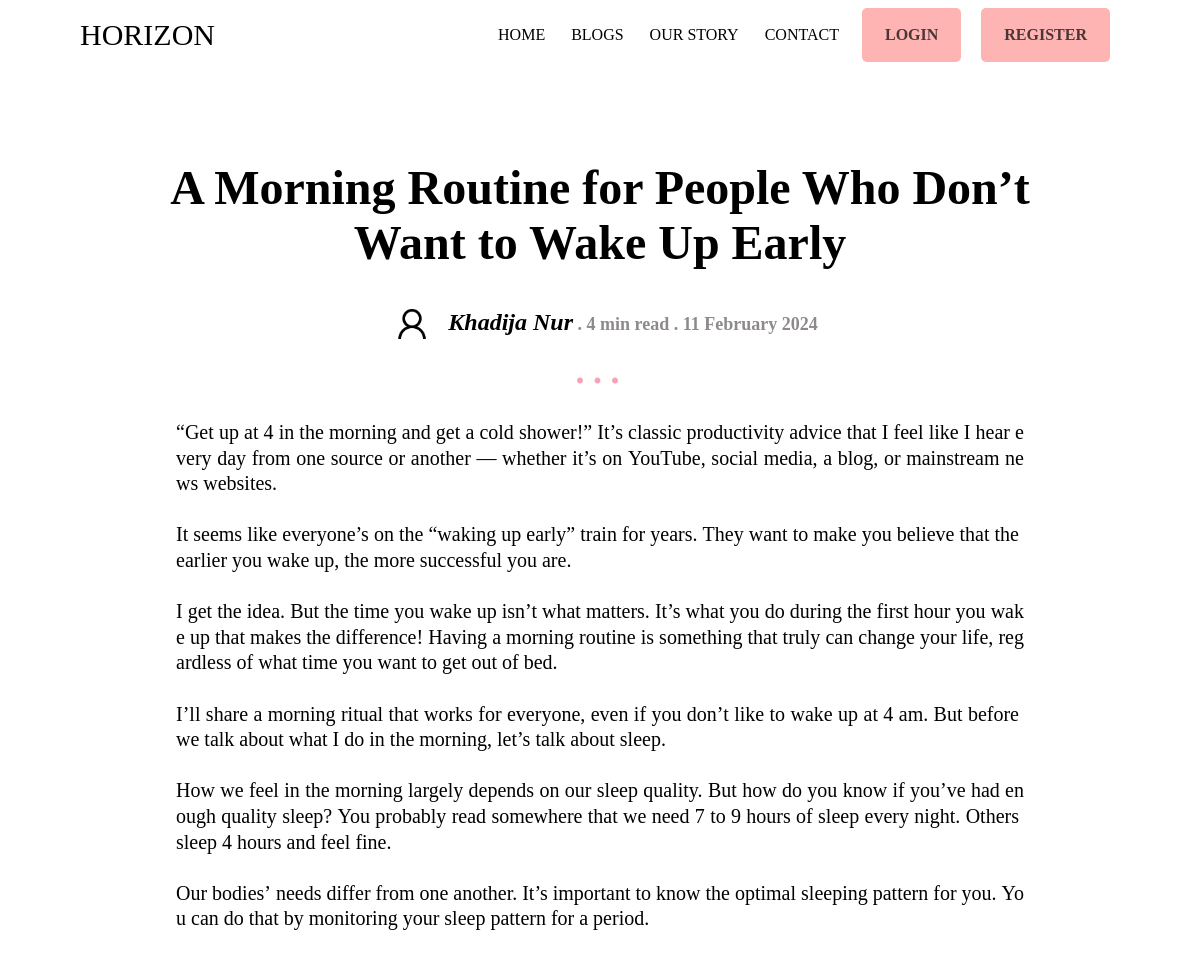
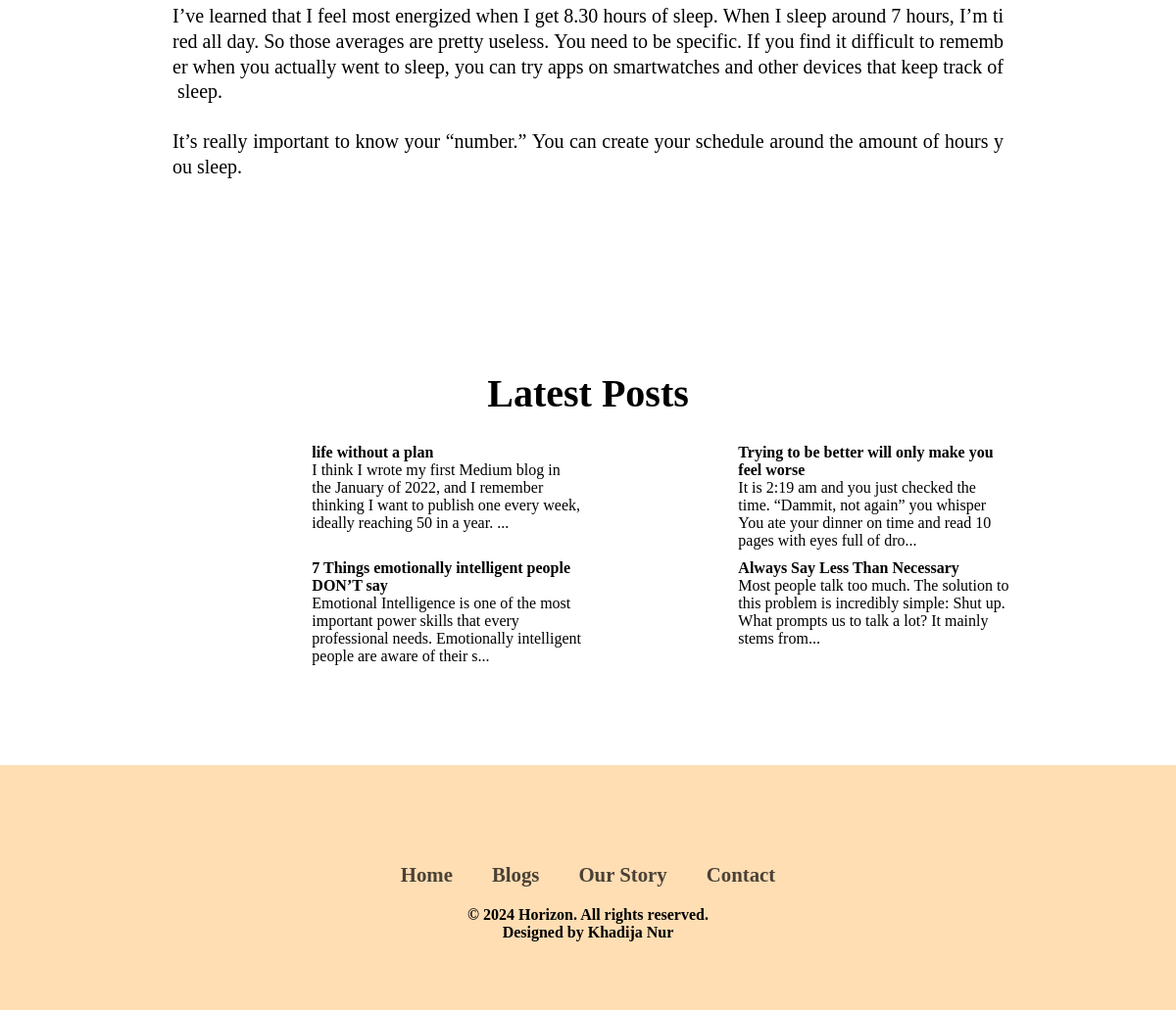
The page /1 on the database its author committed (2 pictures, top to bottom).
### HorizonBlog/models.py (models this page shows, shortened)
class Post(db.Model):
    author=db.relationship(User)
    id= db.Column(db.Integer, primary_key=True)
    user_id= db.Column(db.Integer, db.ForeignKey('users.id'), nullable=False)
    date= db.Column(db.DateTime, nullable=False, default=datetime.utcnow)
    title= db.Column(db.String(128))
    text= db.Column(db.Text, nullable=False)

class User(db.Model, UserMixin):
    __tablename__='users'
    id= db.Column(db.Integer, primary_key=True)
    profile_image= db.Column(db.String(64), nullable=False, default='profile.png')
    name=db.Column(db.String(64))
    email=db.Column(db.String(64),unique=True, index=True)
    username=db.Column(db.String(64),unique=True, index=True)
    password_hash= db.Column(db.String(128))
    posts= db.relationship('Post', backref='Author', lazy=True)

### HorizonBlog/Users/views.py (the view)
@users.route('/<username>')
def user_posts(username):
    page= request.args.get('page',1, type=int )
    user= User.query.filter_by(username= username).first_or_404()
    blog_posts= Post.query.filter_by(author=user).order_by(Post.date.desc()).pageinate(page=page,per_page=6)
    return render_template( 'author_posts.html' ,blog_posts=blog_posts, user=user)

### HorizonBlog/Posts/views.py (called while the page is built)
@posts.route('/<int:post_id>', methods=['GET','POST'])
def post(post_id):
    post= Post.query.get_or_404(post_id)
    latest_posts = Post.query.filter(Post.id != post_id).order_by(Post.date.desc()).limit(4).all()
    text= post.text
    formatted_sql = text.replace('\n', '<br>').replace(' ', '&nbsp;')
    return render_template('post.html', title=post.title, date=post.date, post=post , latest_posts=latest_posts, text=formatted_sql)

### HorizonBlog/__init__.py (called while the page is built)
def truncate_text(text, length=130):
    if len(text) > length:
        return text[:length] + "..."
    else:
        return text

### HorizonBlog/templates/post.html (shortened to what this page needs)
{% extends 'base.html' %}
{% block content %}
<div class="post-section">
    <div class="post">
        <h2 class="post-title">{{post.title}}</h2>
        <div class="author-buttons">
            <div class="author-info">
                <div class="author-img"><img src="{{ url_for('static', filename='profile_pictures/'+post.author.profile_image)}}" alt="">
                </div>
                    <div class="">
                        <h4 class="author-text"><strong>{{post.author.name}}</strong>  .  4 min read .  {{post.date.strftime('%d %B  %Y')}}</h4>
                </div>
                </div>
        </div>
            <div class="dots"></div>
            <div class="post-body">
                <p>
                    {{text| safe }}
                </p>
            </div>
        </div>
    </div>
    <div class="latest-posts-section">
        <h3>Latest Posts</h3>
        <div class="latest-posts-container">
            {% for post in latest_posts %}
            <div class="latest-post">
                <div class="latest-post-img">
                </div>
                <div class="latest-post-content">
                    <h4>{{post.title}}</h4>
                    <p>{{post.text | truncate_text(150)}}</p>
                </div>
            </div>
            {% endfor %}
        </div>
    </div>
{% endblock%}

### HorizonBlog/static/css/style.css (style rules this page uses)
* { margin: 0; padding: 0; list-style: none; text-decoration: none; font-family: "Google Sans Regular "; box-sizing: border-box; }
.post-section { padding: 90px 80px; line-height: 1.6rem; width: 85%; margin: 0 auto; }
.post-title { font-size: 48px; margin-bottom: 24px; text-align: center; line-height: normal; }
.author-buttons { display: flex; align-items: center; justify-content: center; }
.author-info { display: flex; align-items: center; justify-content: center; padding: 24px auto ; }
.author-img { margin: 8px 8px; width: 44px; height: 44px; }
.author-img img { border-radius: 50%; width: 100%; height: 100%; }
.author-text { margin-left: 6px; font-size: 18px; color: rgb(142, 138, 138); }
.author-text strong { font-style: italic; color: #000; font-size: 24px; }
.dots { position: relative; width:100%; height: 60px; }
.dots::after { content:"..."; font-size: 50px; color: #FBA1B7; display: block; text-align: center; letter-spacing: 5px; }
.post-body { margin: 6px; }
.post-body p { text-align: justify; text-justify: inter-word; font-size: 20px; overflow-wrap: break-word; word-wrap: break-word; }
.latest-posts-section { width: 85%; margin: 0 auto; padding: 90px 80px; }
.latest-posts-section h3 { text-align: center; padding: 8px 8px 16px; font-size: 40px; }
.latest-posts-container { display: grid; margin: 12px 0; grid-template-columns: 1fr 1fr ; gap: 10px; }
.latest-post { display: grid; grid-template-columns: 1fr 2fr; gap: 10px; }
.latest-post-img { width: 100%; }

### rows shown on the page
Post: title "A Morning Routine for People Who Don’t Want to Wake Up Early", date "11 February 2024"
User: profile_image (placeholder picture), author.name "Khadija Nur"
Post: title "life without a plan", text "I think I wrote my first Medium blog in the January of 2022, and I remember thinking I want to publish one every week, ideally reaching 50 in a year. ..."
Post: title "Trying to be better will only make you feel worse", text "It is 2:19 am and you just checked the time. “Dammit, not again” you whisper You ate your dinner on time and read 10 pages with eyes full of dro..."
Post: title "7 Things emotionally intelligent people DON’T say", text "Emotional Intelligence is one of the most important power skills that every professional needs. Emotionally intelligent people are aware of their s..."
Post: title "Always Say Less Than Necessary", text "Most people talk too much. The solution to this problem is incredibly simple: Shut up. What prompts us to talk a lot? It mainly stems from..."
